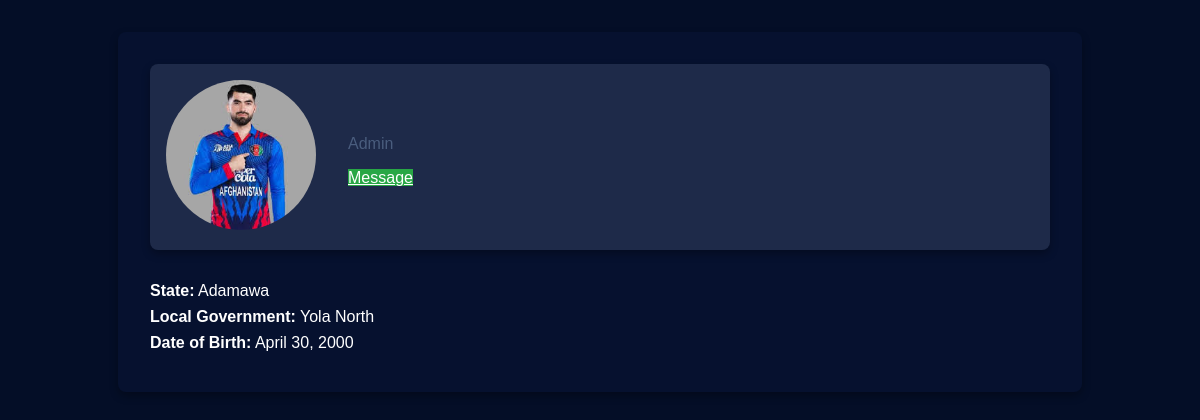
The page /profiles/admin/ (signed in) on the database its author committed.
### app/models.py (models this page shows, shortened)
class Profile(models.Model):
    user = models.OneToOneField(settings.AUTH_USER_MODEL, on_delete=models.CASCADE)
    first_name = models.CharField(max_length=30, blank=True)
    last_name = models.CharField(max_length=30, blank=True)
    state = models.CharField(max_length=50, blank=True)
    phone_number = models.CharField(max_length=15, blank=True)
    date_of_birth = models.DateField(blank=True, null=True)
    local_government = models.CharField(max_length=100, blank=True)
    bio = models.TextField(blank=True, null=True)
    profile_picture = models.ImageField(upload_to='media/uploads/images', blank=True, null=True)

### app/views.py (the view)
# urls.py: path('profiles/<str:username>/', profile_detail, name='profile_detail'),
@login_required
def profile_detail(request, username):
    profile = get_object_or_404(Profile, user__username=username)
    return render(request, 'app/profile_detail.html', {'profile': profile})

### app/templates/app/profile_detail.html (shortened to what this page needs)
<!DOCTYPE html>
<html lang="en">
<head>
    <link rel="stylesheet" href="https://cdnjs.cloudflare.com/ajax/libs/font-awesome/5.15.3/css/all.min.css">
</head>
<body>
    <div class="profile-container">
        <div class="profile-header">
            <div class="profile-image">
                {% if profile.profile_picture %}
                <img src="{{ profile.profile_picture.url }}" alt="{{ profile.user.username }}'s profile picture">
                {% else %}
                <img src="https://bootdey.com/img/Content/avatar/avatar6.png" alt="Default profile picture">
                {% endif %}
            </div>
            <div>
                <span class="job_post">
                    {% if profile.user.is_staff %}Admin{% else %}Regular User{% endif %}
                </span>
                <div><a href="{% url 'chat:chat_page' profile.user.username %}" class="btn btn-primary btn-round btn-simple" style="background-color: #28a745; color: white; border-color: #28a745;">Message</a></div>
            </div>
        </div>
        <div class="profile-details">
            <p><strong>State:</strong> {{ profile.state }}</p>
            <p><strong>Local Government:</strong> {{ profile.local_government }}</p>
            <p><strong>Date of Birth:</strong> {{ profile.date_of_birth }}</p>
        </div>
    </div>
</body>
</html>

### app/templates/app/profile_detail.html (style rules this page uses)
body { font-family: Arial, sans-serif; background-color: #040e27; color: #fff; margin: 0; padding: 0; }
.profile-container { max-width: 900px; margin: 2rem auto; padding: 2rem; background-color: #06112F; border-radius: 8px; box-shadow: 0 4px 8px rgba(0, 0, 0, 0.3); }
.profile-header { display: flex; align-items: center; background-color: #1e2a49; border-radius: 8px; padding: 1rem; box-shadow: 0 4px 8px rgba(0, 0, 0, 0.3); }
.profile-image img { width: 150px; height: 150px; border-radius: 50%; object-fit: cover; margin-right: 2rem; }
.profile-header .job_post { display: block; margin-top: 0.5rem; color: #4a5d7e; }
.profile-details { margin-top: 2rem; }
.profile-details p { margin: 0.5rem 0; }

### rows shown on the page
Profile: profile_picture (picture), state "Adamawa", local_government "Yola North", date_of_birth "April 30, 2000"
